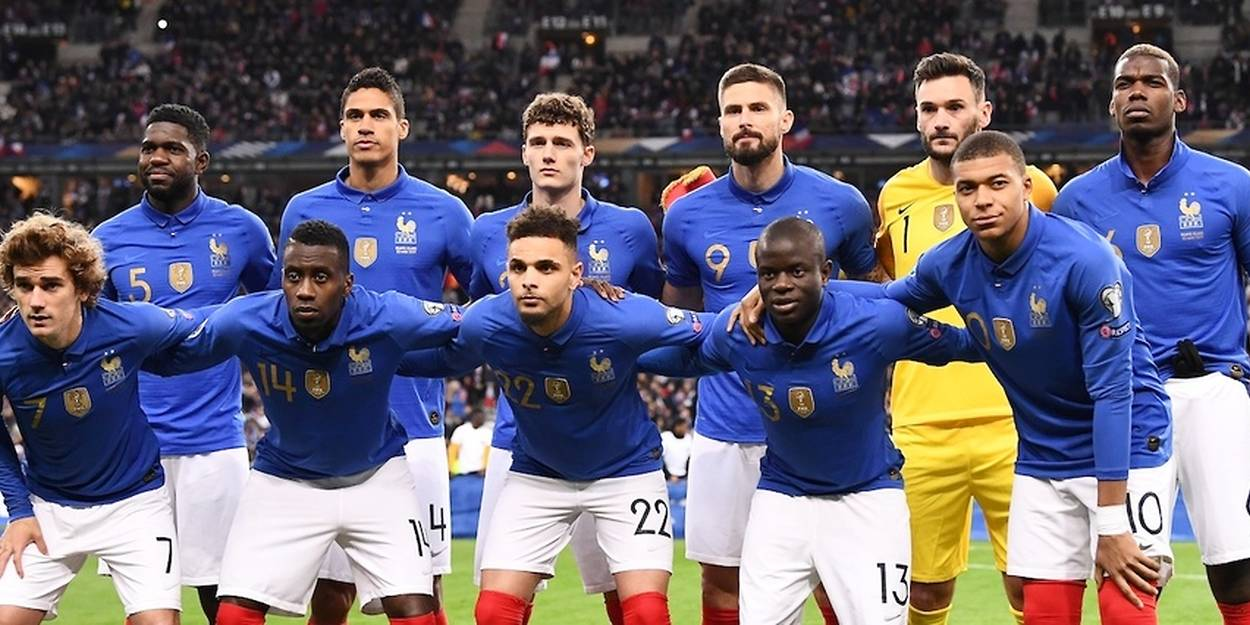
#> input picture boue_nicolas/bleu.jpg, 1250 x 625 px
$ jupyter execute Untitled.ipynb
#> lines starting #> are read from the running program, lines starting #| are printed output that depends on the picture; after the words box and inside, x2 and y2 are one past the last pixel; in counts of white or black regions, pixels touching at a corner belong together
[cell 1]
import cv2
from PIL import Image, ImageDraw, ImageFont
b,g,r,a = 0,255,0,0

font = ImageFont.truetype("arial.ttf", 18)


face_cascade = cv2.CascadeClassifier('faces.xml')

img = cv2.imread('bleu.jpg')
#> img is the input picture: shape (625, 1250, 3); mean B, G, R 117.5, 101.1, 104.7

gray = cv2.cvtColor(img, cv2.COLOR_BGR2GRAY)
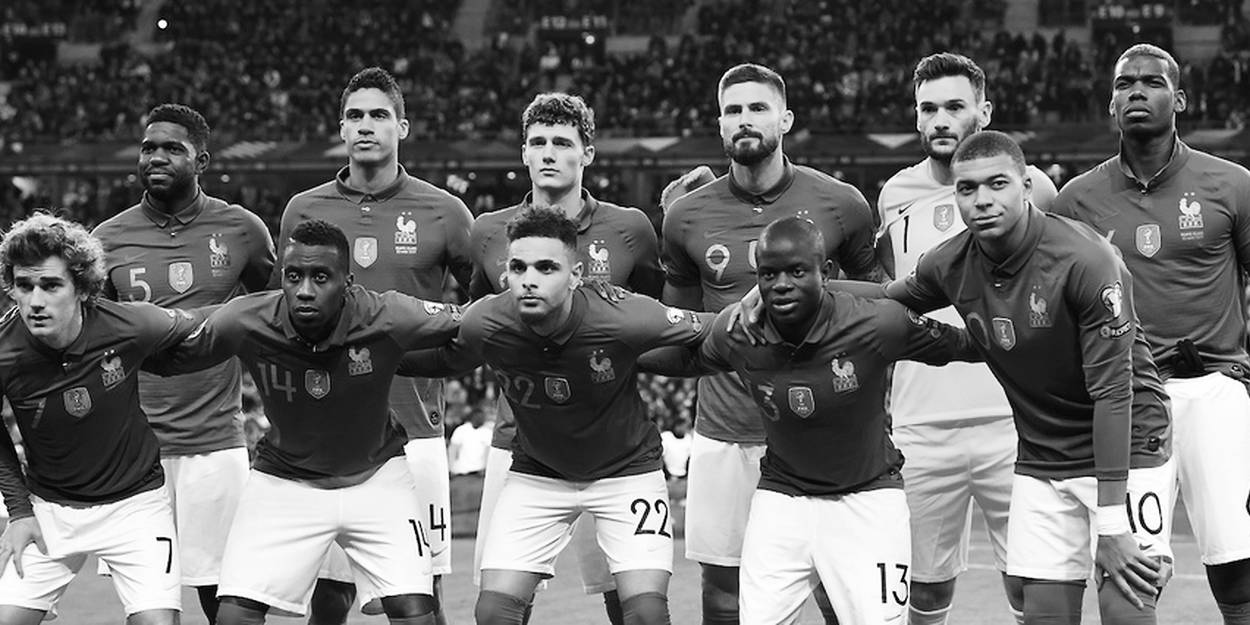
#> gray: shape (625, 1250); min 0, max 255, mean 104.1


# font
font = cv2.FONT_HERSHEY_SIMPLEX

# org
org = (50, 50)

# fontScale
fontScale = 1

# Blue color in BGR
blue = (255, 0, 0)

# Line thickness of 2 px
thickness = 2


faces = face_cascade.detectMultiScale(gray, 1.1, 4)
#> faces = [[521, 118, 57, 57], [333, 86, 67, 67]]
print(faces)
#| [[521 118  57  57]
#|  [333  86  67  67]]


for (x, y, w, h) in faces:
    pos = "x : {} , y : {}".format(x, y)
    cv2.rectangle(img, (x, y), (x+w, y+h), blue, 2)
    cv2.putText(img, pos , (x-10, y-10),  font, 0.75, (255,75,0), 2, cv2.LINE_AA, False)
#> this loop made 2 passes
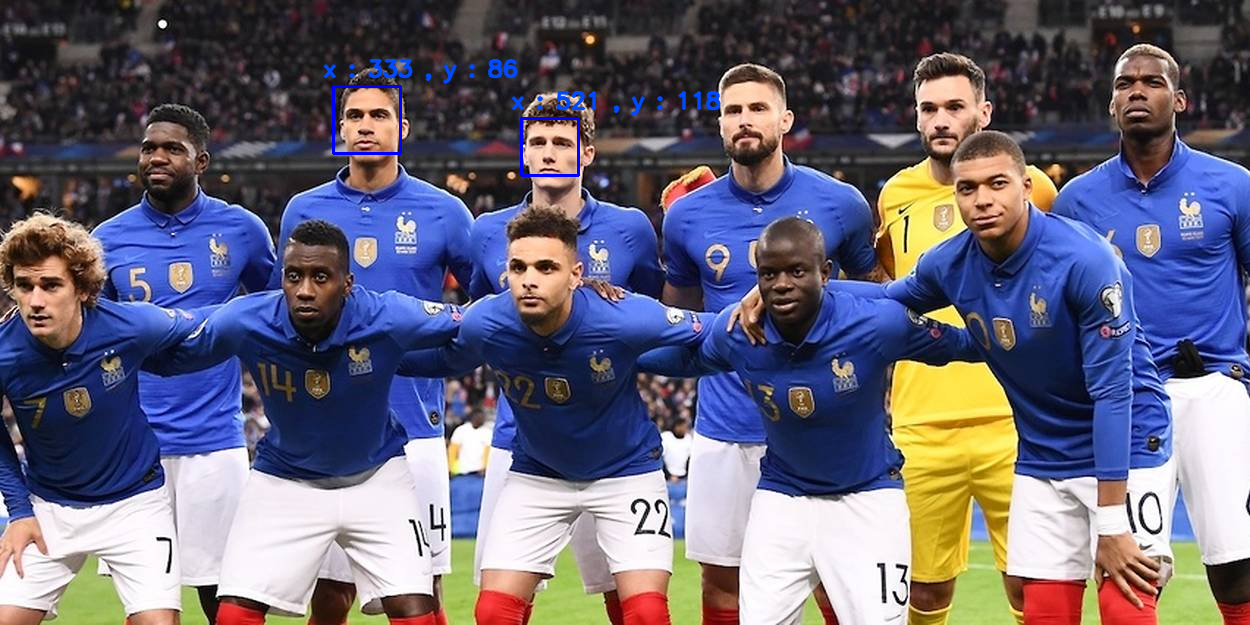
#> img: shape (625, 1250, 3); 0.6% of pixels changed, all inside (x1, y1, x2, y2) = (323, 58, 722, 177)


cv2.imshow('img', img)
cv2.waitKey()
#> Out = 27
